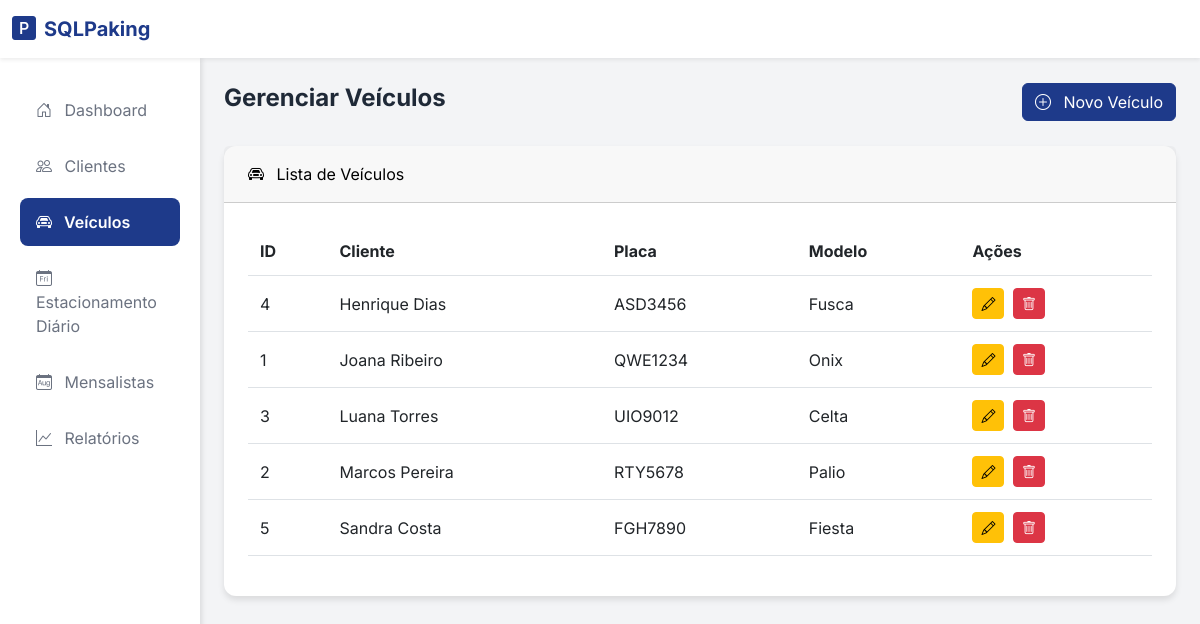
Screenshot of /veiculos.php with the database file from the repository.
### tables this page shows
CREATE TABLE veiculo (
    id_veiculo BIGINT AUTO_INCREMENT PRIMARY KEY,
    id_cliente BIGINT,
    placa VARCHAR(7) UNIQUE,
    modelo VARCHAR(50) NOT NULL,
    FOREIGN KEY (id_cliente) REFERENCES cliente(id_cliente)
);

CREATE TABLE cliente (
    id_cliente BIGINT AUTO_INCREMENT PRIMARY KEY,
    email VARCHAR(50) NOT NULL,
    nome_completo VARCHAR(100) NOT NULL,
    telefone VARCHAR(15) NOT NULL,
    cpf VARCHAR(14) NOT NULL,
    senha VARCHAR(50) NOT NULL
);

### veiculos.php (the view, shortened to what this page needs)
<?php
require_once "conexao.php";
$sql = "SELECT v.*, c.nome_completo FROM veiculo v
        JOIN cliente c ON v.id_cliente = c.id_cliente
        ORDER BY c.nome_completo, v.placa";
$result = $conn->query($sql);
?>
<!DOCTYPE html>
<html lang="pt-br">
<head>
    <link href="https://cdn.jsdelivr.net/npm/tailwindcss@2.2.19/dist/tailwind.min.css" rel="stylesheet">
    <link href="https://cdn.jsdelivr.net/npm/bootstrap@5.3.0-alpha1/dist/css/bootstrap.min.css" rel="stylesheet">
    <link rel="stylesheet" href="https://cdn.jsdelivr.net/npm/bootstrap-icons@1.10.0/font/bootstrap-icons.css">
</head>
<body>
    <nav class="navbar navbar-expand-lg bg-white shadow-sm">
        <div class="container-fluid">
            <a class="navbar-brand flex items-center space-x-2" href="index.php">
                <i class="bi bi-p-square-fill text-2xl text-blue-900"></i>
                <span class="text-xl font-bold text-blue-900">SQLPaking</span>
            </a>
        </div>
    </nav>
    <div class="container-fluid">
        <div class="row">
            <div class="col-md-3 col-lg-2 sidebar">
                <div class="pt-4">
                    <ul class="nav flex-column">
                        <li class="nav-item">
                            <a class="nav-link" href="index.php">
                                <i class="bi bi-house-door mr-2"></i> Dashboard
                            </a>
                        </li>
                        <li class="nav-item">
                            <a class="nav-link" href="clientes.php">
                                <i class="bi bi-people mr-2"></i> Clientes
                            </a>
                        </li>
                        <li class="nav-item">
                            <a class="nav-link active" href="veiculos.php">
                                <i class="bi bi-car-front mr-2"></i> Veículos
                            </a>
                        </li>
                        <li class="nav-item">
                            <a class="nav-link" href="estacionamento_diario.php">
                                <i class="bi bi-calendar-day mr-2"></i> Estacionamento Diário
                            </a>
                        </li>
                        <li class="nav-item">
                            <a class="nav-link" href="mensalistas.php">
                                <i class="bi bi-calendar-month mr-2"></i> Mensalistas
                            </a>
                        </li>
                        <li class="nav-item">
                            <a class="nav-link" href="relatorios.php">
                                <i class="bi bi-graph-up mr-2"></i> Relatórios
                            </a>
                        </li>
                    </ul>
                </div>
            </div>
            <main class="col-md-9 ms-sm-auto col-lg-10 px-4 py-6">
                <div class="flex justify-between items-center mb-6">
                    <h1 class="text-2xl font-bold text-gray-800">Gerenciar Veículos</h1>
                    <button type="button" class="btn btn-primary" data-bs-toggle="modal" data-bs-target="#modalVeiculo">
                        <i class="bi bi-plus-circle mr-2"></i> Novo Veículo
                    </button>
                </div>
                <div class="card bg-white">
                    <div class="card-header bg-blue-900 text-black rounded-t-lg py-3 px-4">
                        <i class="bi bi-car-front mr-2"></i> Lista de Veículos
                    </div>
                    <div class="card-body p-4">
                        <div class="table-responsive">
                            <table class="table table-hover">
                                <thead>
                                    <tr>
                                        <th class="text-gray-600">ID</th>
                                        <th class="text-gray-600">Cliente</th>
                                        <th class="text-gray-600">Placa</th>
                                        <th class="text-gray-600">Modelo</th>
                                        <th class="text-gray-600">Ações</th>
                                    </tr>
                                </thead>
                                <tbody>
                                    <?php
                                    if ($result->num_rows > 0) {
                                        while($row = $result->fetch_assoc()) {
                                            echo "<tr>";
                                            echo "<td>" . $row["id_veiculo"] . "</td>";
                                            echo "<td>" . $row["nome_completo"] . "</td>";
                                            echo "<td>" . $row["placa"] . "</td>";
                                            echo "<td>" . $row["modelo"] . "</td>";
                                            echo "<td>
                                                    <a href='veiculos.php?edit=" . $row["id_veiculo"] . "' class='btn btn-sm btn-warning mr-1'><i class='bi bi-pencil'></i></a>
                                                    <a href='veiculos.php?delete=" . $row["id_veiculo"] . "' class='btn btn-sm btn-danger' onclick='return confirm(\"Confirma exclusão?\")'><i class='bi bi-trash'></i></a>
                                                  </td>";
                                            echo "</tr>";
                                        }
                                    } else {
                                        echo "<tr><td colspan='5' class='text-center text-gray-500'>Nenhum veículo cadastrado</td></tr>";
                                    }
                                    ?>
                                </tbody>
                            </table>
                        </div>
                    </div>
                </div>
            </main>
        </div>
    </div>
</body>
</html>

### veiculos.php (style rules this page uses)
body { font-family: 'Inter', sans-serif; background-color: #F3F4F6; }
.sidebar { min-height: calc(100vh - 64px); background-color: #FFFFFF; box-shadow: 2px 0 5px rgba(0, 0, 0, 0.1); transition: all 0.3s; }
.sidebar .nav-link { color: #6B7280; padding: 12px 16px; border-radius: 8px; margin: 4px 8px; transition: all 0.2s; }
.sidebar .nav-link.active { background-color: #1E3A8A; color: #FFFFFF; font-weight: 600; }
.card { border: none; border-radius: 12px; box-shadow: 0 4px 6px rgba(0, 0, 0, 0.1); transition: transform 0.2s; }
.btn-primary { background-color: #1E3A8A; border-color: #1E3A8A; transition: all 0.2s; }
.btn-warning, .btn-danger { transition: all 0.2s; }
.table th, .table td { padding: 12px; vertical-align: middle; }

### rows the page displays
veiculo: id_veiculo "4", id_cliente.nome_completo "Henrique Dias", placa "ASD3456", modelo "Fusca"
veiculo: id_veiculo "1", id_cliente.nome_completo "Joana Ribeiro", placa "QWE1234", modelo "Onix"
veiculo: id_veiculo "3", id_cliente.nome_completo "Luana Torres", placa "UIO9012", modelo "Celta"
veiculo: id_veiculo "2", id_cliente.nome_completo "Marcos Pereira", placa "RTY5678", modelo "Palio"
veiculo: id_veiculo "5", id_cliente.nome_completo "Sandra Costa", placa "FGH7890", modelo "Fiesta"
